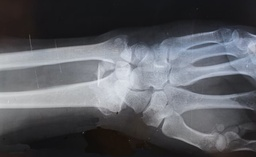
#> input picture X-rayProject - Copy/hand.jpg, 256 x 157 px, shrunk from 1280 x 785 before the run, found by its file name
$ python 'project corr.py'
#> lines starting #> are read from the running program, lines starting #| are printed output that depends on the picture; long printed decimals are rounded
import numpy as np
from PIL import Image
import scipy.stats

def calculate_correlations(image_path):
    # Open the image
#> called with image_path = 'hand.jpg'
    img = Image.open(image_path)
#> img is the input picture: PIL image 256x157 RGB; mean R, G, B 88.7, 90.2, 95.4
    img_array = np.array(img)

    # Calculate the correlation of adjacent pixels in each direction
    correlations = {}

    # Convert the image to grayscale
    if len(img_array.shape) == 3:
        img_gray = img.convert('L')
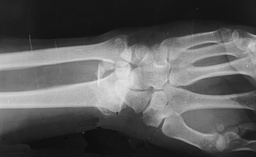
#> img_gray: PIL image 256x157 L; min 12, max 232, mean 90.3
        img_array_gray = np.array(img_gray)
    else:
        img_array_gray = img_array

    # Calculate horizontal correlation
    horizontal_corr = np.mean([scipy.stats.pearsonr(img_array_gray[i], img_array_gray[i+1])[0] for i in range(img_array_gray.shape[0] - 1)])
#> horizontal_corr = 0.951
    correlations['Horizontal'] = horizontal_corr

    # Calculate vertical correlation
    vertical_corr = np.mean([scipy.stats.pearsonr(img_array_gray[:, j], img_array_gray[:, j+1])[0] for j in range(img_array_gray.shape[1] - 1)])
#> vertical_corr = 0.996
    correlations['Vertical'] = vertical_corr

    # Flatten the 2D array to 1D for diagonal correlation
    flattened_img = img_array_gray.flatten()

    # Calculate diagonal correlation (top-left to bottom-right and bottom-left to top-right)
    diagonal_corr = (np.mean([scipy.stats.pearsonr(flattened_img[:-i], flattened_img[i:])[0] for i in range(1, img_array_gray.shape[0])]) +
                     np.mean([scipy.stats.pearsonr(flattened_img[i:], flattened_img[:-i])[0] for i in range(1, img_array_gray.shape[0])])) / 2
#> diagonal_corr = 0.705
    correlations['Diagonal'] = diagonal_corr

    return correlations

# Example usage
original_image_path = 'hand.jpg'
encrypted_image_path = 'encrypted_image.png'

original_correlations = calculate_correlations(original_image_path)
#> original_correlations = {'Horizontal': 0.951, 'Vertical': 0.996, 'Diagonal': 0.705}
encrypted_correlations = calculate_correlations(encrypted_image_path)
#> call 2 of calculate_correlations, with image_path = 'encrypted_image.png'
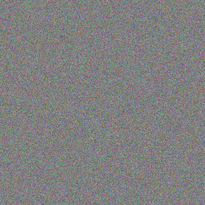
#> input picture X-rayProject - Copy/encrypted_image.png, 205 x 205 px, shrunk from 1024 x 1024 before the run, found by its file name
#> in calculate_correlations, img is the input picture: PIL image 205x205 RGB; mean R, G, B 127.6, 127.6, 127.4
#> in calculate_correlations (call 2), `img_gray = img.convert('L')`:
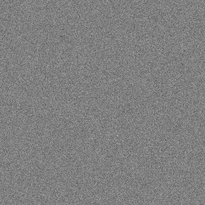
#> img_gray: PIL image 205x205 L; min 87, max 164, mean 127.6
#> in calculate_correlations (call 2), `horizontal_corr = np.mean([scipy.stats.pearsonr(img_array_gray[i], img..`: horizontal_corr = 0.113
#> in calculate_correlations (call 2), `diagonal_corr = (np.mean([scipy.stats.pearsonr(flattened_img[:-i], fla..`: diagonal_corr = -3.74e-05
#> encrypted_correlations = {'Horizontal': 0.113, 'Vertical': 0.113, 'Diagonal': -3.74e-05}

print("Original Image Correlations:")
for key, value in original_correlations.items():
    print(f"{key} Correlation: {value}")
#> this loop made 3 passes
#> (key, value) on passes 1 to 3: ('Horizontal', 0.951), ('Vertical', 0.996), ('Diagonal', 0.705)
#| Horizontal Correlation: 0.951
#| Vertical Correlation: 0.9962
#| Diagonal Correlation: 0.7048

print("\nEncrypted Image Correlations:")
for key, value in encrypted_correlations.items():
    print(f"{key} Correlation: {value}")
#> this loop made 3 passes
#> (key, value) on passes 1 to 3: ('Horizontal', 0.113), ('Vertical', 0.113), ('Diagonal', -3.74e-05)
#| Horizontal Correlation: 0.1132
#| Vertical Correlation: 0.1127
#| Diagonal Correlation: -3.744756809564956e-05
